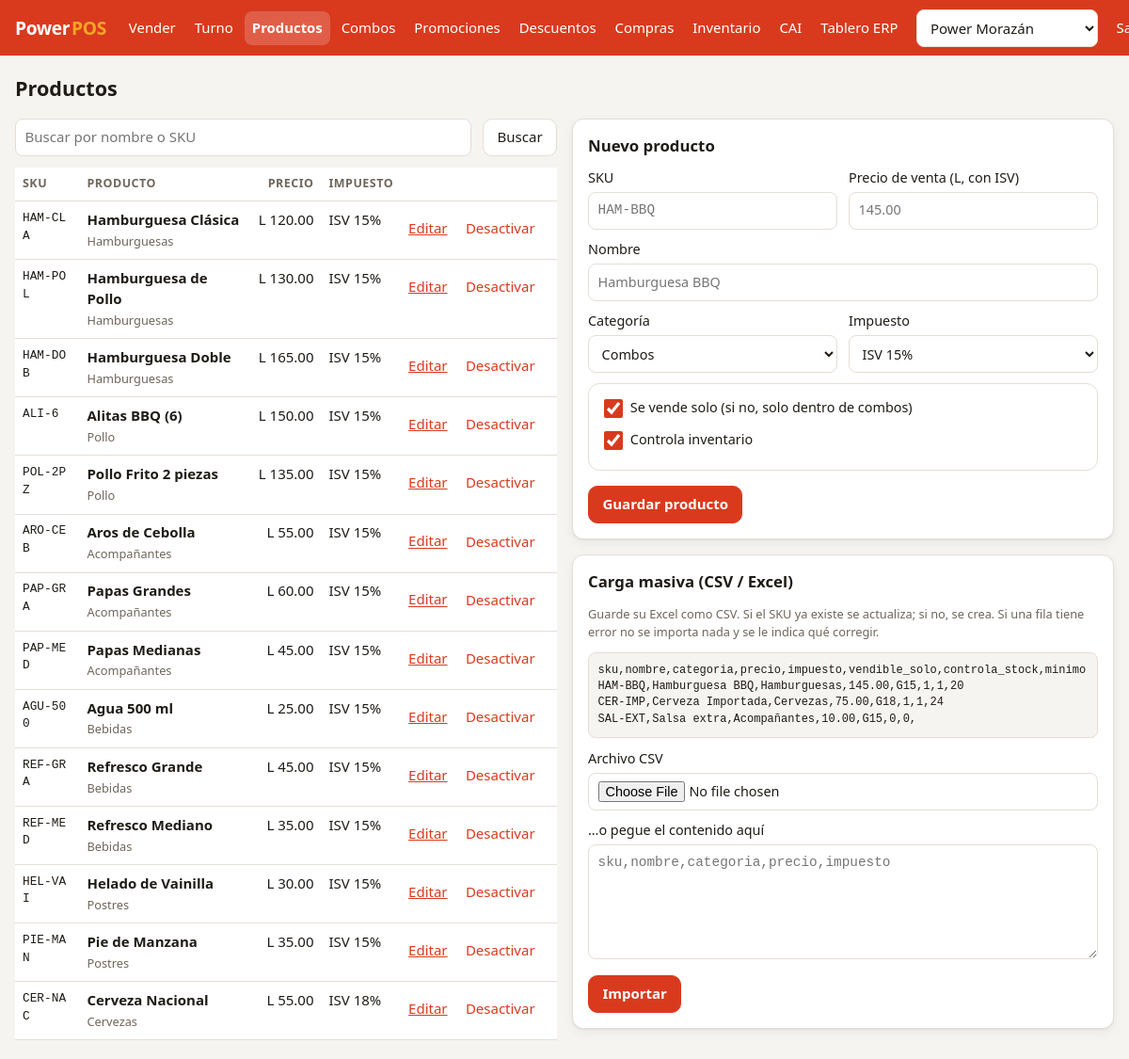
/index.php?p=productos (signed in), run on the app's committed database.
### tables this page shows
CREATE TABLE productos (
  id               INT UNSIGNED AUTO_INCREMENT PRIMARY KEY,
  categoria_id     INT UNSIGNED NOT NULL,
  sku              VARCHAR(30)  NOT NULL UNIQUE,
  nombre           VARCHAR(120) NOT NULL,
  precio_centavos  INT UNSIGNED NOT NULL COMMENT 'Precio de venta CON ISV',
  tipo_impuesto    ENUM('G15','G18','EXE') NOT NULL DEFAULT 'G15'
                   COMMENT 'G15 = ISV 15%, G18 = ISV 18% (bebidas alcohólicas), EXE = exento',
  vendible_solo    TINYINT(1) NOT NULL DEFAULT 1 COMMENT '0 = solo como opción de combo',
  controla_stock   TINYINT(1) NOT NULL DEFAULT 1,
  activo           TINYINT(1) NOT NULL DEFAULT 1,
  FOREIGN KEY (categoria_id) REFERENCES categorias(id)
);

CREATE TABLE categorias (
  id     INT UNSIGNED AUTO_INCREMENT PRIMARY KEY,
  nombre VARCHAR(80) NOT NULL,
  orden  SMALLINT NOT NULL DEFAULT 0
);

### public/index.php (called while the page is built, shortened)
<?php
require dirname(__DIR__) . '/src/bootstrap.php';
function e(mixed $v): string
{
    return htmlspecialchars((string) $v, ENT_QUOTES, 'UTF-8');
}
function lps(int|string|null $centavos): string
{
    return App\Support\Money::fmt((int) $centavos);
}
$rutas = [
    'login'        => ['vista' => 'login', 'roles' => null],
    'pos'          => ['vista' => 'pos', 'roles' => ['ADMIN', 'GERENTE', 'CAJERO']],
    'factura'      => ['vista' => 'factura', 'roles' => ['ADMIN', 'GERENTE', 'CAJERO']],
    'caja'         => ['vista' => 'caja', 'roles' => ['ADMIN', 'GERENTE', 'CAJERO']],
    'cierre'       => ['vista' => 'cierre', 'roles' => ['ADMIN', 'GERENTE', 'CAJERO']],
    'productos'    => ['vista' => 'productos', 'roles' => ['ADMIN', 'GERENTE']],
    'inventario'   => ['vista' => 'inventario', 'roles' => ['ADMIN', 'GERENTE']],
    'compras'      => ['vista' => 'compras', 'roles' => ['ADMIN', 'GERENTE']],
    'combos'       => ['vista' => 'combos', 'roles' => ['ADMIN', 'GERENTE']],
    'promociones'  => ['vista' => 'promociones', 'roles' => ['ADMIN', 'GERENTE']],
    'descuentos'   => ['vista' => 'descuentos', 'roles' => ['ADMIN']],
    'cai'          => ['vista' => 'cai', 'roles' => ['ADMIN']],
    'erp'          => ['vista' => 'erp', 'roles' => ['ADMIN', 'GERENTE']],
];
$p = $_GET['p'] ?? 'pos';
$ruta = $rutas[$p] ?? $rutas['pos'];
$vistas = dirname(__DIR__) . '/views/';
require $vistas . $ruta['vista'] . '.php';

### src/Support/Auth.php (called while the page is built, shortened)
<?php
final class Auth
{
    public static function usuario(): ?array
    {
        return $_SESSION['usuario'] ?? null;
    }
    public static function tiendaId(): int
    {
        return (int) ($_SESSION['tienda_id'] ?? 0);
    }
}

### src/bootstrap.php (called while the page is built, shortened)
<?php
spl_autoload_register(function (string $clase): void {
    if (str_starts_with($clase, 'App\\')) {
        $ruta = __DIR__ . '/' . str_replace('\\', '/', substr($clase, 4)) . '.php';
    }
});

### src/Support/Money.php (called while the page is built, shortened)
<?php
final class Money
{
    public static function fmt(int $centavos): string
    {
        return 'L ' . number_format($centavos / 100, 2, '.', ',');
    }
}

### views/productos.php (the view, shortened to what this page needs)
<?php
$buscar = trim($_GET['q'] ?? '');
$st = $db->prepare(
    "SELECT p.*, c.nombre AS categoria FROM productos p JOIN categorias c ON c.id = p.categoria_id
     WHERE (? = '' OR p.nombre LIKE ? OR p.sku LIKE ?) ORDER BY p.activo DESC, c.orden, p.nombre"
);
$st->execute([$buscar, "%$buscar%", "%$buscar%"]);
$productos = $st->fetchAll();
$categorias = $db->query('SELECT * FROM categorias ORDER BY orden')->fetchAll();
$editar = null;
$f = $_SESSION['form_producto'] ?? ($editar ? [
    'id' => $editar['id'], 'sku' => $editar['sku'], 'nombre' => $editar['nombre'], 'categoria_id' => $editar['categoria_id'],
    'precio' => number_format($editar['precio_centavos'] / 100, 2, '.', ''), 'impuesto' => $editar['tipo_impuesto'],
    'vendible_solo' => $editar['vendible_solo'], 'controla_stock' => $editar['controla_stock'],
] : ['vendible_solo' => 1, 'controla_stock' => 1]);
$imp = ['G15' => 'ISV 15%', 'G18' => 'ISV 18%', 'EXE' => 'Exento'];
require __DIR__ . '/_layout.php';
layout_inicio('Productos', 'productos', $db);
?>
<h1>Productos</h1>
<div class="columnas">
  <section>
    <form method="get" class="fila buscar">
      <input type="search" name="q" value="<?= e($buscar) ?>" placeholder="Buscar por nombre o SKU" aria-label="Buscar" id="buscar-producto">
      <button class="btn">Buscar</button>
    </form>
    <div class="tabla-scroll"><table class="tabla">
      <thead><tr><th>SKU</th><th>Producto</th><th class="num">Precio</th><th>Impuesto</th><th></th></tr></thead>
      <tbody>
      <?php foreach ($productos as $p): ?>
        <tr class="<?= $p['activo'] ? '' : 'inactivo' ?>">
          <td class="mono chico"><?= e($p['sku']) ?></td>
          <td><b><?= e($p['nombre']) ?></b><br><small class="tenue"><?= e($p['categoria']) ?>
            <?= $p['vendible_solo'] ? '' : ' · solo en combos' ?><?= $p['controla_stock'] ? '' : ' · sin inventario' ?></small></td>
          <td class="num"><?= lps($p['precio_centavos']) ?></td>
          <td><?= e($imp[$p['tipo_impuesto']]) ?></td>
          <td class="num">
            <a href="index.php?p=productos&editar=<?= (int) $p['id'] ?>">Editar</a>
            <form method="post" class="en-linea"><input type="hidden" name="csrf" value="<?= e(Auth::csrf()) ?>">
              <button class="btn texto" name="alternar" value="<?= (int) $p['id'] ?>"><?= $p['activo'] ? 'Desactivar' : 'Activar' ?></button></form>
          </td>
        </tr>
      <?php endforeach; ?>
      </tbody>
    </table></div>
  </section>
  <div>
    <section class="tarjeta" id="form-producto">
      <h2><?= !empty($f['id']) ? 'Editar producto' : 'Nuevo producto' ?></h2>
      <form method="post">
        <div class="fila">
          <label>SKU <input name="sku" required maxlength="30" value="<?= e($f['sku'] ?? '') ?>" placeholder="HAM-BBQ" class="mono" id="prod-sku"></label>
          <label>Precio de venta (L, con ISV) <input name="precio" required inputmode="decimal" value="<?= e($f['precio'] ?? '') ?>" placeholder="145.00" id="prod-precio"></label>
        </div>
        <label>Nombre <input name="nombre" required maxlength="120" value="<?= e($f['nombre'] ?? '') ?>" placeholder="Hamburguesa BBQ" id="prod-nombre"></label>
        <div class="fila">
          <label>Categoría
            <select name="categoria_id" id="prod-cat" onchange="document.getElementById('cat-nueva').hidden = this.value !== 'nueva'">
              <?php foreach ($categorias as $c): ?><option value="<?= $c['id'] ?>" <?= (int) ($f['categoria_id'] ?? 0) === (int) $c['id'] ? 'selected' : '' ?>><?= e($c['nombre']) ?></option><?php endforeach; ?>
            </select>
          </label>
          <label>Impuesto
            <select name="impuesto" id="prod-imp"><?php foreach ($imp as $k => $t): ?><option value="<?= $k ?>" <?= ($f['impuesto'] ?? 'G15') === $k ? 'selected' : '' ?>><?= $t ?></option><?php endforeach; ?></select>
          </label>
        </div>
        <fieldset class="chips">
          <label><input type="hidden" name="vendible_solo" value="0"><input type="checkbox" name="vendible_solo" value="1" <?= !empty($f['vendible_solo']) ? 'checked' : '' ?>> Se vende solo (si no, solo dentro de combos)</label>
          <label><input type="hidden" name="controla_stock" value="0"><input type="checkbox" name="controla_stock" value="1" <?= !empty($f['controla_stock']) ? 'checked' : '' ?>> Controla inventario</label>
        </fieldset>
        <div class="fila">
          <button class="btn primario">Guardar producto</button>
        </div>
      </form>
    </section>
    <section class="tarjeta">
      <h2>Carga masiva (CSV / Excel)</h2>
      <p class="tenue chico">Guarde su Excel como CSV. Si el SKU ya existe se actualiza; si no, se crea. Si una fila tiene error no se importa nada y se le indica qué corregir.</p>
      <pre class="mono ejemplo-csv">sku,nombre,categoria,precio,impuesto,vendible_solo,controla_stock,minimo
HAM-BBQ,Hamburguesa BBQ,Hamburguesas,145.00,G15,1,1,20
CER-IMP,Cerveza Importada,Cervezas,75.00,G18,1,1,24
SAL-EXT,Salsa extra,Acompañantes,10.00,G15,0,0,</pre>
      <form method="post" enctype="multipart/form-data">
        <label>Archivo CSV <input type="file" name="archivo" accept=".csv,text/csv" id="csv-archivo"></label>
        <label>…o pegue el contenido aquí <textarea name="csv" rows="5" class="mono" id="csv-texto" placeholder="sku,nombre,categoria,precio,impuesto"></textarea></label>
        <button class="btn primario">Importar</button>
      </form>
    </section>
  </div>
</div>
<?php layout_fin(); ?>

### views/_layout.php (shortened to what this page needs)
<?php
function layout_inicio(string $titulo, string $activo, PDO $db): void
{
    $u = Auth::usuario();
    $tiendas = $db->query('SELECT id, nombre FROM tiendas WHERE activa = 1 ORDER BY id')->fetchAll();
    $menu = [
        'pos' => ['Vender', ['ADMIN', 'GERENTE', 'CAJERO']],
        'caja' => ['Turno', ['ADMIN', 'GERENTE', 'CAJERO']],
        'productos' => ['Productos', ['ADMIN', 'GERENTE']],
        'combos' => ['Combos', ['ADMIN', 'GERENTE']],
        'promociones' => ['Promociones', ['ADMIN', 'GERENTE']],
        'descuentos' => ['Descuentos', ['ADMIN']],
        'compras' => ['Compras', ['ADMIN', 'GERENTE']],
        'inventario' => ['Inventario', ['ADMIN', 'GERENTE']],
        'cai' => ['CAI', ['ADMIN']],
        'erp' => ['Tablero ERP', ['ADMIN', 'GERENTE']],
    ];
    ?>
<!doctype html>
<html lang="es">
<head>
  <link rel="stylesheet" href="assets/app.css">
</head>
<body>
<header class="barra">
  <a class="marca" href="index.php?p=pos">Power<span>POS</span></a>
  <nav class="nav">
    <?php foreach ($menu as $clave => [$texto, $roles]): if (in_array($u['rol'], $roles, true)): ?>
      <a href="index.php?p=<?= $clave ?>" class="<?= $clave === $activo ? 'activo' : '' ?>"><?= e($texto) ?></a>
    <?php endif; endforeach; ?>
    <?php if ($u['tienda_id'] === null): ?>
      <form method="post" action="index.php?p=tienda" class="selector-tienda">
        <select name="tienda_id" onchange="this.form.submit()" aria-label="Tienda">
          <?php foreach ($tiendas as $t): ?>
            <option value="<?= $t['id'] ?>" <?= (int) $t['id'] === Auth::tiendaId() ? 'selected' : '' ?>><?= e($t['nombre']) ?></option>
          <?php endforeach; ?>
        </select>
      </form>
    <?php endif; ?>
    <a href="index.php?p=logout" class="salir" title="Cerrar sesión de <?= e($u['nombre']) ?>"><span class="solo-menu"><?= e($u['nombre']) ?> · </span>Salir</a>
  </nav>
</header>
<main class="contenido">
<?php
}
function layout_fin(array $scripts = []): void
{
    ?>
</main>
</body>
</html>
<?php
}

### data on the page
productos: sku "HAM-CLA", nombre "Hamburguesa Clásica", categoria.nombre "Hamburguesas", precio_centavos "L 120.00", tipo_impuesto "ISV 15%", $p['id'] 1 (drawn), activo "Desactivar"
productos: sku "HAM-POL", nombre "Hamburguesa de Pollo", categoria.nombre "Hamburguesas", precio_centavos "L 130.00", tipo_impuesto "ISV 15%", $p['id'] 3 (drawn), activo "Desactivar"
productos: sku "HAM-DOB", nombre "Hamburguesa Doble", categoria.nombre "Hamburguesas", precio_centavos "L 165.00", tipo_impuesto "ISV 15%", $p['id'] 2 (drawn), activo "Desactivar"
productos: sku "ALI-6", nombre "Alitas BBQ (6)", categoria.nombre "Pollo", precio_centavos "L 150.00", tipo_impuesto "ISV 15%", $p['id'] 5 (drawn), activo "Desactivar"
productos: sku "POL-2PZ", nombre "Pollo Frito 2 piezas", categoria.nombre "Pollo", precio_centavos "L 135.00", tipo_impuesto "ISV 15%", $p['id'] 4 (drawn), activo "Desactivar"
productos: sku "ARO-CEB", nombre "Aros de Cebolla", categoria.nombre "Acompañantes", precio_centavos "L 55.00", tipo_impuesto "ISV 15%", $p['id'] 8 (drawn), activo "Desactivar"
productos: sku "PAP-GRA", nombre "Papas Grandes", categoria.nombre "Acompañantes", precio_centavos "L 60.00", tipo_impuesto "ISV 15%", $p['id'] 7 (drawn), activo "Desactivar"
productos: sku "PAP-MED", nombre "Papas Medianas", categoria.nombre "Acompañantes", precio_centavos "L 45.00", tipo_impuesto "ISV 15%", $p['id'] 6 (drawn), activo "Desactivar"
productos: sku "AGU-500", nombre "Agua 500 ml", categoria.nombre "Bebidas", precio_centavos "L 25.00", tipo_impuesto "ISV 15%", $p['id'] 11 (drawn), activo "Desactivar"
productos: sku "REF-GRA", nombre "Refresco Grande", categoria.nombre "Bebidas", precio_centavos "L 45.00", tipo_impuesto "ISV 15%", $p['id'] 10 (drawn), activo "Desactivar"
productos: sku "REF-MED", nombre "Refresco Mediano", categoria.nombre "Bebidas", precio_centavos "L 35.00", tipo_impuesto "ISV 15%", $p['id'] 9 (drawn), activo "Desactivar"
productos: sku "HEL-VAI", nombre "Helado de Vainilla", categoria.nombre "Postres", precio_centavos "L 30.00", tipo_impuesto "ISV 15%", $p['id'] 12 (drawn), activo "Desactivar"
productos: sku "PIE-MAN", nombre "Pie de Manzana", categoria.nombre "Postres", precio_centavos "L 35.00", tipo_impuesto "ISV 15%", $p['id'] 13 (drawn), activo "Desactivar"
productos: sku "CER-NAC", nombre "Cerveza Nacional", categoria.nombre "Cervezas", precio_centavos "L 55.00", tipo_impuesto "ISV 18%", $p['id'] 14 (drawn), activo "Desactivar"

### other printed values
$texto "Vender"
$texto "Turno"
$texto "Productos"
$texto "Combos"
$texto "Promociones"
$texto "Descuentos"
$texto "Compras"
$texto "Inventario"
$texto "CAI"
$texto "Tablero ERP"
form field tienda_id "Power Morazán"
form field categoria_id "Combos"
form field impuesto "ISV 15%"
